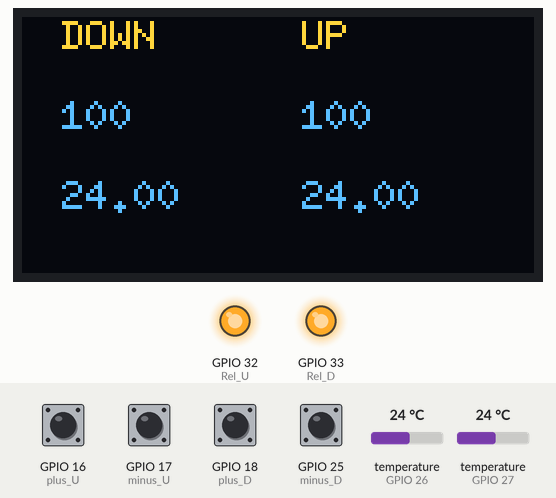
A sketch run on a simulated ESP32. Shown: 128×64 one-colour display, output pins drawn as LEDs (lit = HIGH). The test bench sets the inputs (shaded band); at power-on: GPIO 16 (plus_U), GPIO 17 (minus_U), GPIO 18 (plus_D), GPIO 25 (minus_D) HIGH, temperature (sensors on GPIO 26, GPIO 27) 24 °C. The OLED is the two-colour kind (top 16 rows yellow); nothing arrives over Bluetooth unless stated; a phone connects over Bluetooth LE 3 s after start; what the sketch prints to the serial monitor is not drawn.

Above: at 3.7 s.
3.8 s: temperature (sensor on GPIO 26) set to 12 °C
At 5.7 s:
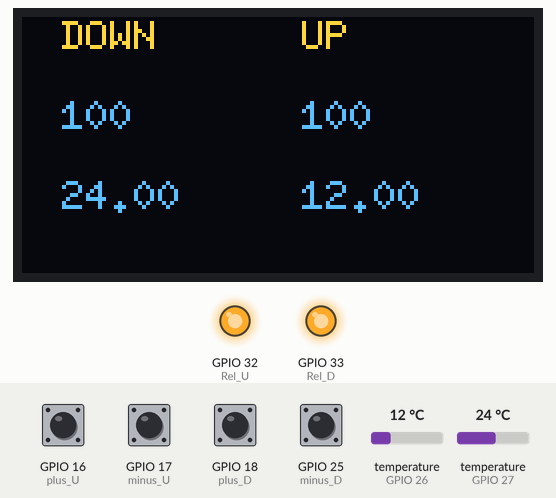
6.2 s: temperature (sensor on GPIO 27) set to 12 °C
At 7.7 s:
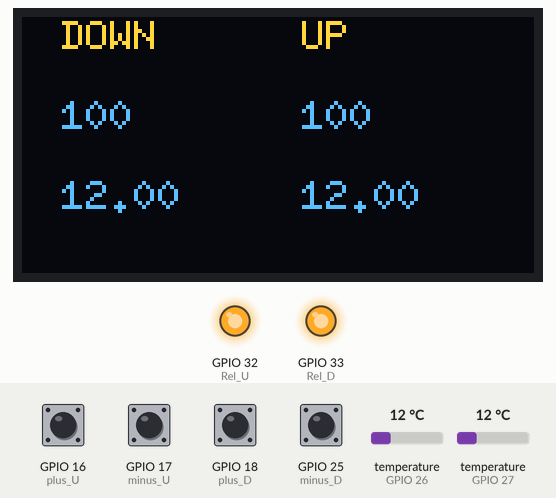
8.4 s: temperature (sensor on GPIO 26) set to 19 °C
11.2 s: temperature (sensor on GPIO 27) set to 19 °C
At 12.5 s:
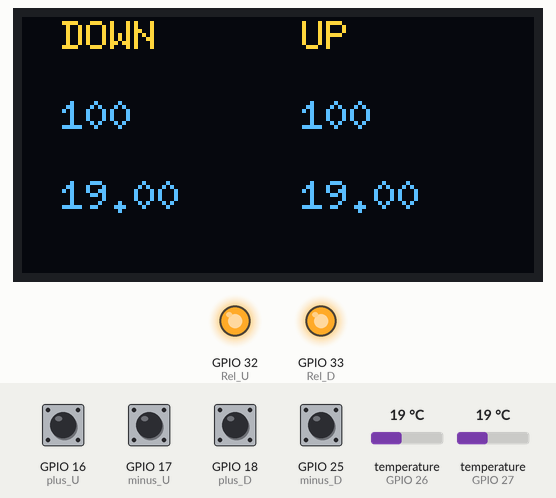
13.4 s: temperature (sensor on GPIO 26) set to 28 °C
At 15.3 s:
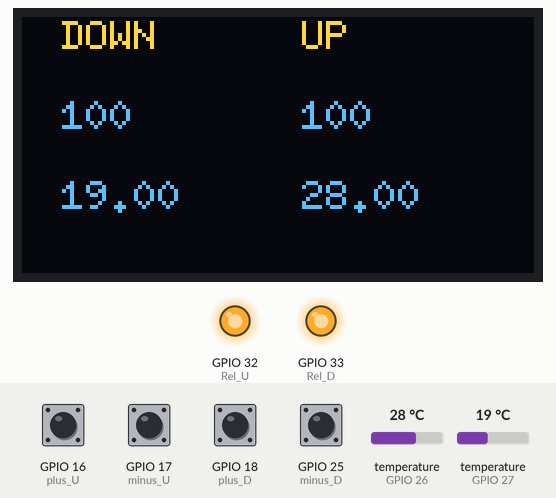
16.2 s: temperature (sensor on GPIO 27) set to 28 °C
At 17.3 s:
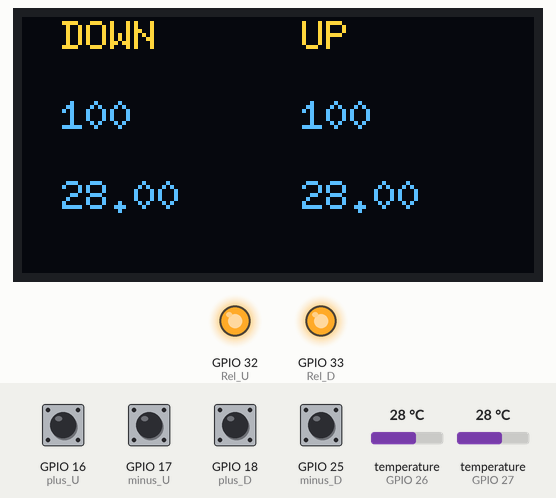
Timing chart, 0 to 19.2 s (numbered marks = the images above; inputs shaded):
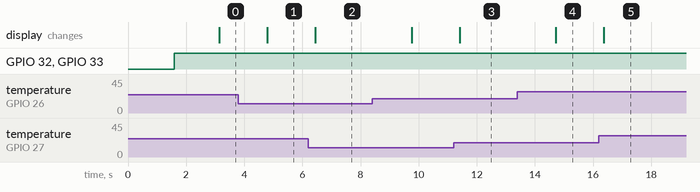

The sketch:

Pressing.ino
```cpp
#include <ArduinoBLE.h>
//#include <EEPROM.h>
#define SEC 1000
#define SCREEN_WIDTH 128  // OLED display width, in pixels
#define SCREEN_HEIGHT 64  // OLED display height, in pixels
#include <U8g2lib.h>
#include <Wire.h>
#include <OneWire.h>
#include <DallasTemperature.h>
//#include <NanoBLEFlashPrefs.h>
U8G2_SH1106_128X64_NONAME_F_HW_I2C u8g2(U8G2_R0, U8X8_PIN_NONE);
//NanoBLEFlashPrefs myFlashPrefs;
void TaskHandler(void* pvParameters);
void TaskTemp(void* pvParameters);
TaskHandle_t Task1;  //check temperature in real time should keep the right temp on th eplate
TaskHandle_t Task2;  //check user input so button and BLE and also print to OLED

//TODO definne pins
#define ONE_WIRE_BUS_U 26  // Pin Arduino a cui colleghiamo il pin DQ del sensore
#define ONE_WIRE_BUS_D 27  // Pin Arduino a cui colleghiamo il pin DQ del sensore
#define Rel_U 32           //pin for relay of upper plate
#define Rel_D 33           //pin for relay of upper plate
const int plus_U = 16;     //pin for btn of upper plate
const int minus_U = 17;    //pin for btn of upper plate
const int plus_D = 18;     //pin for btn of lower plate
const int minus_D = 25;    //pin for btn of lower plate

// define the 2 thermistor
OneWire oneWire_U(ONE_WIRE_BUS_U);        // Imposta la connessione OneWire
DallasTemperature sensore_U(&oneWire_U);  // Dichiarazione dell'oggetto sensore
OneWire oneWire_D(ONE_WIRE_BUS_D);        // Imposta la connessione OneWire
DallasTemperature sensore_D(&oneWire_D);  // Dichiarazione dell'oggetto sensore
//BLE config
BLEService TempService("W420");
BLEIntCharacteristic TempUp("W421", BLERead | BLEWrite);
BLEIntCharacteristic TempDown("W422", BLERead | BLEWrite);
BLEIntCharacteristic ReadUp("W423", BLERead | BLENotify);
BLEIntCharacteristic ReadDown("W424", BLERead | BLENotify);
BLEDescriptor TU_desc("W421", "TEMPERATURE SETTED UP - (Read|Write)");
BLEDescriptor TD_desc("W422", "TEMPERATURE SETTED DOWN - (Read|Write)");
BLEDescriptor RU_desc("W423", "TEMPERATURE READED UP - (Read|Notify)");
BLEDescriptor RD_desc("W424", "TEMPERATURE READED DOWN - (Read|Notify)");
int TU = 100;
int TD = 100;
float RU;
float RD;
int p_U;
int p_D;
int m_U;
int m_D;

void u8g2_prepare() {  //prepare the screen
  u8g2.setFont(u8g2_font_6x10_tf);
  u8g2.setFontRefHeightExtendedText();
  u8g2.setDrawColor(1);
  u8g2.setFontPosTop();
  u8g2.setFontDirection(0);
}

void setup() {
  //initialize
  Serial.begin(115200);
  u8g2.begin();
  u8g2_prepare();
  pinMode(Rel_D, OUTPUT);
  pinMode(Rel_U, OUTPUT);
  pinMode(plus_D, INPUT_PULLUP);
  pinMode(plus_U, INPUT_PULLUP);
  pinMode(minus_D, INPUT_PULLUP);
  pinMode(minus_U, INPUT_PULLUP);
  //pinMode(LED_BUILTIN, OUTPUT); // initialize the built-in LED pin to indicate when a central is connected
  sensore_U.begin();
  sensore_D.begin();
  sensore_U.requestTemperatures();
  sensore_D.requestTemperatures();
  // BLE begin initialization
  if (!BLE.begin()) {
    Serial.println("starting BLE failed!");
    while (1)
      ;
  }
  BLE.setLocalName("PRESSING");
  BLE.setDeviceName("PRESSING");
  BLE.setAdvertisedService(TempService);
  TempUp.addDescriptor(TU_desc);
  TempDown.addDescriptor(TD_desc);
  ReadUp.addDescriptor(RU_desc);
  ReadDown.addDescriptor(RD_desc);
  TempService.addCharacteristic(TempUp);
  TempService.addCharacteristic(TempDown);
  TempService.addCharacteristic(ReadUp);
  TempService.addCharacteristic(ReadDown);
  BLE.addService(TempService);
  ReadUp.setValue(sensore_U.getTempCByIndex(0));
  ReadDown.setValue(sensore_D.getTempCByIndex(0));
  setValue();
  BLE.advertise();


  xTaskCreatePinnedToCore(
    TaskTemp, /* Task function. */
    "Task1",  /* name of task. */
    10000,    /* Stack size of task */
    NULL,     /* parameter of the task */
    1,        /* priority of the task */
    &Task1,   /* Task handle to keep track of created task */
    0);       /* pin task to core 0 */

  xTaskCreatePinnedToCore(
    TaskHandler, /* Task function. */
    "Task2",     /* name of task. */
    10000,       /* Stack size of task */
    NULL,        /* parameter of the task */
    1,           /* priority of the task */
    &Task2,      /* Task handle to keep track of created task */
    1);
}
void loop() {}
void TaskHandler(void* pvParameters) {
  while (1) {
    Serial.println("Task 1");
    u8g2.clearBuffer();
    u8g2.setFont(u8g2_font_6x10_tf);
    u8g2.setFontRefHeightExtendedText();
    u8g2.setDrawColor(1);
    u8g2.setFontPosTop();
    u8g2.setFontDirection(0);
    //temp sensor update
    sensore_U.requestTemperatures();
    sensore_D.requestTemperatures();
    RU = sensore_U.getTempCByIndex(0);
    RD = sensore_D.getTempCByIndex(0);
    ReadUp.setValue(RU);
    ReadDown.setValue(RD);
    p_U = digitalRead(plus_U);
    if (p_U == HIGH) {
      TU = TU + 1;
    }
    p_D = digitalRead(plus_D);
    if (p_D == HIGH) {
      TD = TD + 1;
    }
    m_U = digitalRead(minus_U);
    if (m_U == HIGH) {
      TU = TU - 1;
    }
    m_D = digitalRead(minus_D);
    if (m_D == HIGH) {
      TD = TD - 1;
    }

    //BLE Check
    if (BLE.central()) {
      //digitalWrite(LED_BUILTIN, HIGH);
      if (TU != TempUp.value()) {
        TU = TempUp.value();
        //myFlashPrefs.writePrefs(&TU, sizeof(TU));
      }
      if (TD != TempDown.value()) {
        TD = TempDown.value();
        //myFlashPrefs.writePrefs(&TD, sizeof(TD));
      }
    }
    //EEPROM.write(0,TU);
    //EEPROM.write(1,TD);

    u8g2.drawStr(10, 0, "DOWN");
    u8g2.setCursor(70, 0);
    u8g2.print("UP");
    u8g2.setCursor(10, 20);
    u8g2.print(String(TD));
    u8g2.setCursor(70, 20);
    u8g2.print(String(TU));
    u8g2.setCursor(10, 40);
    u8g2.print(String(RD));
    u8g2.setCursor(70, 40);
    u8g2.print(String(RU));
    u8g2.sendBuffer();
    vTaskDelay(100);
  }
}

void TaskTemp(void* pvParameters) {
  while (1) {
    //Serial.println("Temp Task");
    if (TU > RU) {
      Serial.println("UP HIGH");
      digitalWrite(Rel_U, HIGH);
    } else {
      Serial.println("UP LOW");
      digitalWrite(Rel_U, LOW);
    }
    if (TD > RD) {
      Serial.println("DOWN HIGH");
      digitalWrite(Rel_D, HIGH);
    } else {
      Serial.println("DOWN LOW");
      digitalWrite(Rel_D, LOW);
    }
    vTaskDelay(100);
  }
}
void setValue() {
  Serial.println("SET VALUE");
  //TU = EEPROM.read(0);
  //TD = EEPROM.read(1);
  /*TU = myFlashPrefs.readPrefs(&TU, sizeof(TU));
  TD = myFlashPrefs.readPrefs(&TD, sizeof(TD));*/
  TempUp.setValue(TU);
  TempDown.setValue(TD);
}
```

Measured:
- after the input at 3.8 s, the display: changes after 1.0 s (image 1)
- after the input at 6.2 s, the display: changes after 0.25 s (image 2)
- after the input at 11.2 s, the display: changes after 0.21 s (image 3)
- after the input at 13.4 s, the display: changes after 1.3 s (image 4)
- after the input at 16.2 s, the display: changes after 0.18 s (image 5)
